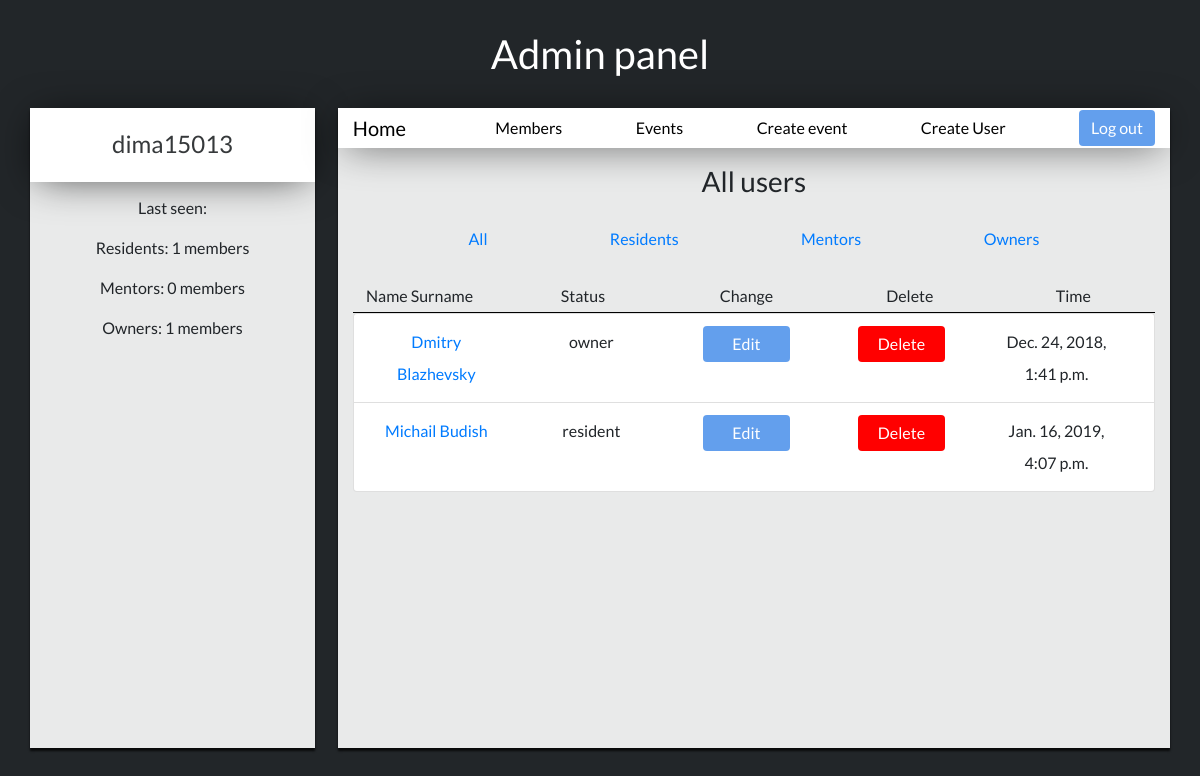
Page /users (signed in) on the earlier database version.
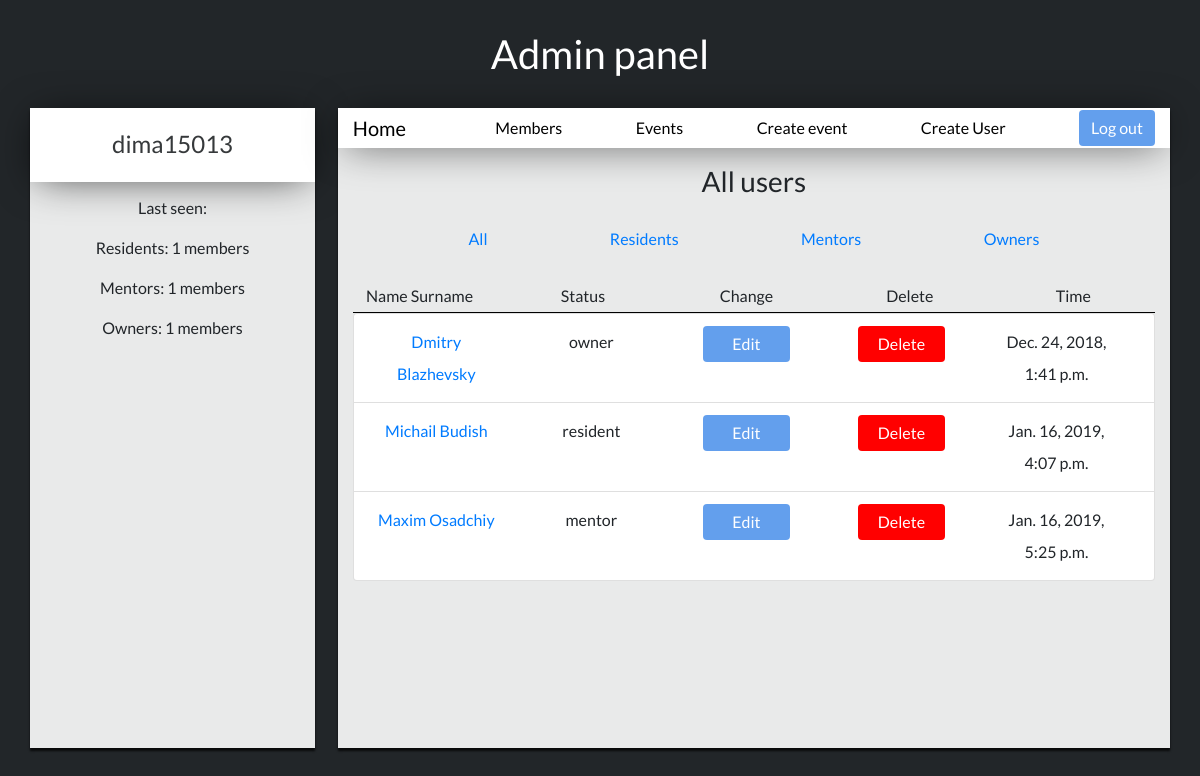
Same page on the later database version.
### login/models.py (models this page shows, shortened)
class User(models.Model):
    superuser = models.IntegerField(default=None)
    name = models.CharField(max_length=30)
    surname = models.CharField(max_length=30)
    username = models.CharField(max_length=30)
    password = models.CharField(max_length=150)
    status = models.CharField(max_length=15)
    birth_date = models.DateTimeField()
    email = models.EmailField(max_length=30, null=True)
    specialization = models.CharField(max_length=30)
    team = models.CharField(max_length=50)
    project = models.CharField(max_length=50)
    last_seen = models.DateTimeField(auto_now=True)
    profile_photo = models.ImageField(upload_to='profile_photos')

### login/views.py (the view)
# urls.py: path('users', views.list_users, name='list_users'),
@login_required
def list_users(request):
    residents = User.objects.filter(status='resident').count()
    mentors = User.objects.filter(status='mentor').count()
    owners = User.objects.filter(status='owner').count()
    users_list = User.objects.all()
    return render(request, 'users/index.html', {'list_users': users_list,'residents': residents,'mentors': mentors,'owners': owners})

### login/templates/users/index.html (shortened to what the changed rows need)
{% extends 'index-admin-base.html' %}
{% block info_admin %}
{% load staticfiles %}
<link rel="stylesheet" media="all" href="{% static 'css/home-user.css' %}" type="text/css">
    <div>
        <div class="container">
            <div class="row" style="padding: 5%;padding-top: 0;padding-left:0;padding-right:0;">
              <div class="col">
                <div class="userjoin-block">
                    <ul class="list-group">
                        {% for item in list_users %}
                            <li class="list-group-item">
                                <div class="container list-group">
                                    <div class="row">
                                        <div class="col-sm">
                                                <a href="/user/{{ item.id }}"><p style="text-align:center;margin: 0;line-height: 2;">{{ item.name }} {{ item.surname }}</p></a>
                                        </div>
                                        <div class="col-sm">
                                            <p class="list-text" style="text-align:center;margin: 0;line-height: 2;">{{item.status}}</p>
                                        </div>
                                        <div class="col-sm">
                                            <p style="text-align:center;margin: 0;line-height: 2;"><a href="/user/{{ item.id }}/edit"><button class="btn btn-primary" type="submit" style="width:70%;">Edit</button></a></p>
                                        </div>
                                        <div class="col-sm">
                                            <p style="text-align:center;margin: 0;line-height: 2;"><a href="/user/{{ item.id }}/delete"><button class="btn btn-primary" type="submit" style="background: red; width:70%;" >Delete</button></a></p>
                                        </div>
                                        <div class="col-sm">
                                            <p style="text-align:center;margin: 0;line-height: 2;">{{item.last_seen}}</p>
                                        </div>
                                    </div>
                                </div>
                            </li>
                        {% endfor %}
                    </ul>
                </div>
            </div>
        </div>
    </div>
    </div>
{% endblock %}

### login/templates/index-admin-base.html (shortened to what this page needs)
{% extends "base.html" %}
{% block content %}
{% load staticfiles %}
<link rel="stylesheet" media="all" href="{% static 'css/home-user.css' %}" type="text/css">
<link rel="stylesheet" media="all" href="{% static 'css/home.css' %}" type="text/css">
<h1 class="profile-h1">Admin panel</h1>
<div class="container">
    <div class="row">
        <div class="info-block">
            <div class="photo-block">
                <h4 class="name-text">{{ user.username }}</h4>
            </div>
            <div class="status-block">
                <p>Last seen: {{ last_seen.time }}</p>
                <p>Residents: {{ residents }} members</p>
                <p>Mentors: {{ mentors }} members</p>
                <p>Owners: {{ owners }} members</p>
            </div>
        </div>
        <div class="statistic-block">
            <div class="navbar-block">
                <nav class="navbar navbar-expand-lg">
                    <div class="container">
                        <div class="navbar-brand"> <a class="navbar-link" href="{% url 'index' %}" style="color:black;">Home</a> </div>
                        <a href="{% url 'list_users' %}" style="color:black;"> Members </a>
                        <a href="{% url 'list_events' %}" style="color:black;"> Events </a>
                        <a href="{% url 'create_event' %}" style="color:black;"> Create event </a>
                        <a href="{% url 'register' %}" style="color:black;"> Create User </a>
                        <a href="{% url 'logout' %}"><button class="btn btn-primary" type="submit" >Log out</button></a>
                    </div>
                </nav>
            </div>
            <div class="information-block">
                {% block info_admin %}
                {% endblock %}
            </div>
        </div>
    </div>
</div>
{% endblock %}

Differences in the rows shown:
added User: name "Maxim", surname "Osadchiy", status "mentor", last_seen "Jan. 16, 2019, 5:25 p.m."
Other differences:
{{ mentors }}: "0" → "1"
